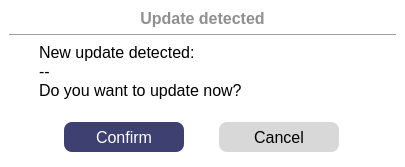
<?xml version="1.0" encoding="UTF-8"?>
<ui version="4.0">
 <class>WUpdateDetected</class>
 <widget class="QDialog" name="WUpdateDetected">
  <property name="geometry">
   <rect>
    <x>0</x>
    <y>0</y>
    <width>405</width>
    <height>167</height>
   </rect>
  </property>
  <property name="font">
   <font>
    <pointsize>12</pointsize>
   </font>
  </property>
  <property name="windowTitle">
   <string>Clear sonde memory</string>
  </property>
  <property name="styleSheet">
   <string notr="true">#WUpdateDetected {
 background-color:white;
 border-radius: 5px;
}
/*
#label{
 color: #3E4072;
 font-weight: 800;
}
*/
#buttonBox{
 background-color: #3E4072;
}
#label_Title{
 color: #8F8F8F;
 font-weight: 600;
}
QLineEdit {
 background-color:#DFDFDF;
 border-radius: 3px;
}
#pushButton_Confirm,
#pushButton_Cancel {
 border: none;
 border-radius: 8px;
}
#pushButton_Confirm {
 color: white;
 background-color: #3E4072;
}
#pushButton_Confirm:hover {
 color: white;
 background-color: #595D89;
}
#pushButton_Cancel {
 background-color: #D8D8D8;
}
#pushButton_Cancel:hover {
 background-color: #ACACAC;
}</string>
  </property>
  <layout class="QVBoxLayout" name="verticalLayout_2" stretch="0,0,0,3,2">
   <property name="spacing">
    <number>6</number>
   </property>
   <property name="leftMargin">
    <number>9</number>
   </property>
   <property name="topMargin">
    <number>9</number>
   </property>
   <property name="rightMargin">
    <number>9</number>
   </property>
   <property name="bottomMargin">
    <number>9</number>
   </property>
   <item>
    <widget class="QLabel" name="label_Title">
     <property name="font">
      <font>
       <pointsize>12</pointsize>
       <fontweight>DemiBold</fontweight>
      </font>
     </property>
     <property name="text">
      <string>Update detected</string>
     </property>
     <property name="alignment">
      <set>Qt::AlignCenter</set>
     </property>
    </widget>
   </item>
   <item>
    <widget class="Line" name="line">
     <property name="orientation">
      <enum>Qt::Horizontal</enum>
     </property>
    </widget>
   </item>
   <item>
    <spacer name="verticalSpacer">
     <property name="orientation">
      <enum>Qt::Vertical</enum>
     </property>
     <property name="sizeHint" stdset="0">
      <size>
       <width>20</width>
       <height>0</height>
      </size>
     </property>
    </spacer>
   </item>
   <item>
    <widget class="QWidget" name="widget_1" native="true">
     <property name="styleSheet">
      <string notr="true"/>
     </property>
     <layout class="QVBoxLayout" name="verticalLayout">
      <property name="spacing">
       <number>0</number>
      </property>
      <property name="leftMargin">
       <number>30</number>
      </property>
      <property name="topMargin">
       <number>0</number>
      </property>
      <property name="rightMargin">
       <number>20</number>
      </property>
      <property name="bottomMargin">
       <number>10</number>
      </property>
      <item>
       <widget class="QLabel" name="label">
        <property name="text">
         <string>New update detected:</string>
        </property>
       </widget>
      </item>
      <item>
       <widget class="QLabel" name="label_SoftwareVersion">
        <property name="text">
         <string>--</string>
        </property>
       </widget>
      </item>
      <item>
       <widget class="QLabel" name="label_2">
        <property name="text">
         <string>Do you want to update now?</string>
        </property>
       </widget>
      </item>
     </layout>
    </widget>
   </item>
   <item>
    <widget class="QWidget" name="widget_3" native="true">
     <property name="styleSheet">
      <string notr="true"/>
     </property>
     <layout class="QHBoxLayout" name="horizontalLayout">
      <property name="spacing">
       <number>0</number>
      </property>
      <property name="leftMargin">
       <number>20</number>
      </property>
      <property name="topMargin">
       <number>0</number>
      </property>
      <property name="rightMargin">
       <number>20</number>
      </property>
      <property name="bottomMargin">
       <number>0</number>
      </property>
      <item>
       <widget class="QPushButton" name="pushButton_Confirm">
        <property name="minimumSize">
         <size>
          <width>0</width>
          <height>30</height>
         </size>
        </property>
        <property name="maximumSize">
         <size>
          <width>120</width>
          <height>16777215</height>
         </size>
        </property>
        <property name="text">
         <string>Confirm</string>
        </property>
       </widget>
      </item>
      <item>
       <widget class="QPushButton" name="pushButton_Cancel">
        <property name="minimumSize">
         <size>
          <width>0</width>
          <height>30</height>
         </size>
        </property>
        <property name="maximumSize">
         <size>
          <width>120</width>
          <height>16777215</height>
         </size>
        </property>
        <property name="text">
         <string>Cancel</string>
        </property>
       </widget>
      </item>
     </layout>
    </widget>
   </item>
  </layout>
 </widget>
 <resources/>
 <connections>
  <connection>
   <sender>pushButton_Confirm</sender>
   <signal>clicked()</signal>
   <receiver>WUpdateDetected</receiver>
   <slot>accept()</slot>
   <hints>
    <hint type="sourcelabel">
     <x>183</x>
     <y>152</y>
    </hint>
    <hint type="destinationlabel">
     <x>194</x>
     <y>239</y>
    </hint>
   </hints>
  </connection>
  <connection>
   <sender>pushButton_Cancel</sender>
   <signal>clicked()</signal>
   <receiver>WUpdateDetected</receiver>
   <slot>reject()</slot>
   <hints>
    <hint type="sourcelabel">
     <x>308</x>
     <y>141</y>
    </hint>
    <hint type="destinationlabel">
     <x>358</x>
     <y>235</y>
    </hint>
   </hints>
  </connection>
 </connections>
</ui>
